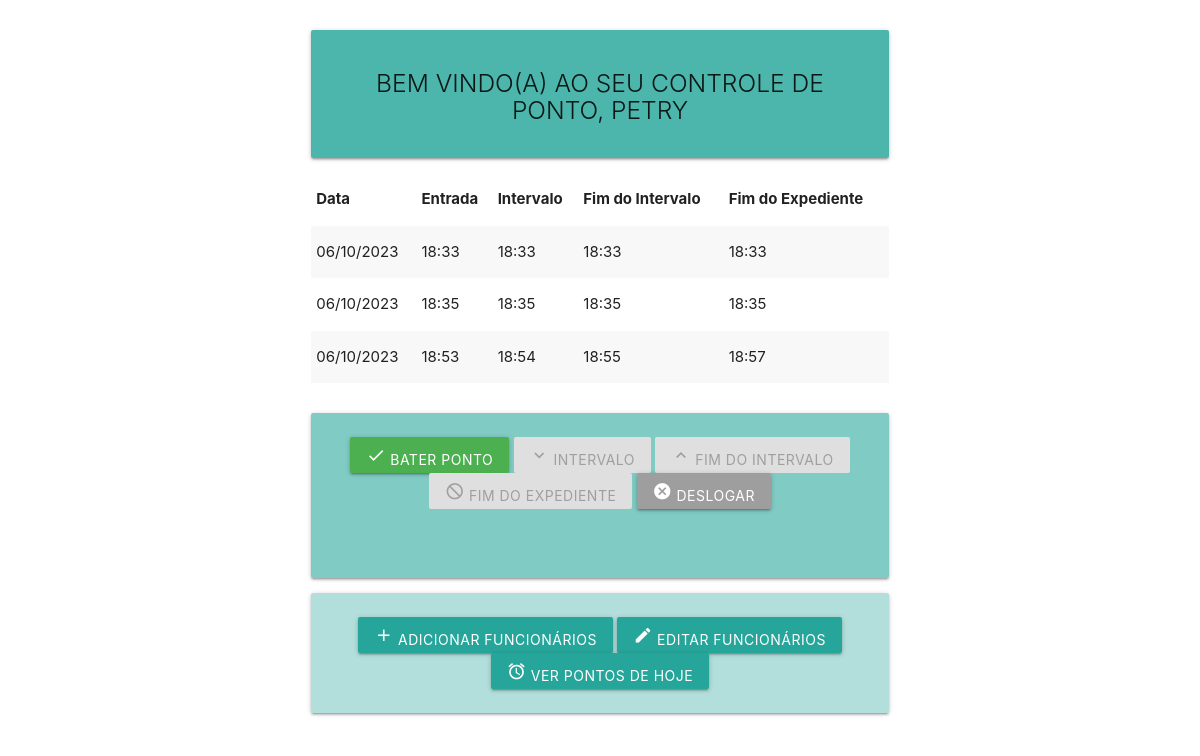
The app's page /cadastro.php (signed in) with its own data.
### tables this page shows
CREATE TABLE IF NOT EXISTS `ponto` (
  `login` varchar(50) DEFAULT NULL,
  `dia` varchar(50) DEFAULT NULL,
  `entrada` varchar(50) DEFAULT NULL,
  `intervalo` varchar(50) DEFAULT NULL,
  `fim_intervalo` varchar(50) DEFAULT NULL,
  `fim_expediente` varchar(50) DEFAULT NULL
);

### cadastro.php (the view, shortened to what this page needs)
<?php
include_once 'includes/header.php';
include_once 'restrito/header_restrito.php';
$login = $_SESSION['login'];
$mostrarlogin = strtoupper($login);
?>
<br>
<div class="row">
    <div class="col s12 m6 push-m3 ">
        <div class="card-panel teal lighten-2">
            <h5 class="light center"><?php echo "BEM VINDO(A) AO SEU CONTROLE DE PONTO, $mostrarlogin"; ?> </h5>
        </div>
        <table class="striped">
            <thead>
                <tr>
                <th>Data</th>
                <th>Entrada</th>
                <th>Intervalo</th>
                <th>Fim do Intervalo</th>
                <th>Fim do Expediente</th>
                </tr>
            </thead>
            <tbody>
                <?php
                $sql = "SELECT * FROM ponto WHERE login = '$login' ";
                $resultado = mysqli_query($connect, $sql);
                while($dados = mysqli_fetch_array($resultado)):
                ?>
                <tr>
                    <td><?php echo $dados['dia']; ?></td>
                    <td><?php echo $dados['entrada']; ?></td>
                    <td><?php echo $dados['intervalo']; ?></td>
                    <td><?php echo $dados['fim_intervalo']; ?></td>
                    <td><?php echo $dados['fim_expediente']; ?></td>
                </tr>
                <?php
                endwhile;
                ?>
            </tbody>
        </table>
        <br>
        <?php
        $colors = ["btn green", "btn orange", "btn", "btn black", "btn red"];
        $disable = "btn grey";
        if (!$_SESSION['bp'] == $colors['0']):
            $btn_color = [$colors['0'], $disable, $disable, $disable, $disable];
            $btn_able = ["", "disabled", "disabled", "disabled", "disabled" ];
        endif;
        if($_SESSION['nivel'] == "adm"):
            $adm_able = "";
        else:
            $adm_able = "disabled";
        endif;
        ?>
        <form action="restrito/novoponto.php" method="POST">
        <div class="card-panel teal lighten-3"><center>
        <button name="btn-ponto"class="<?php echo $btn_color['0']; ?>" <?php echo $btn_able['0']; ?> ><i class="material-icons">check</i> Bater Ponto</button>
        <button name="btn-intervalo"class="<?php echo $btn_color['1']; ?>" <?php echo $btn_able['1']; ?> ><i class="material-icons">expand_more</i> Intervalo</button>
        <button name="btn-fim-intervalo"class="<?php echo $btn_color['2']; ?>" <?php echo $btn_able['2']; ?> ><i class="material-icons">expand_less</i> Fim do Intervalo</button>
        <button name="btn-fim-expediente"class="<?php echo $btn_color['3']; ?>" <?php echo $btn_able['3']; ?>><i class="material-icons">not_interested</i> Fim do Expediente</button>
        <button name="btn-deslogar"class="<?php echo $btn_color['4']; ?>"  ><i class="material-icons">cancel</i> Deslogar</button><br><br><br>
        </div></center><center>
        <div class="card-panel teal lighten-4">
        <button name="btn-adicionar"class="btn" <?php echo $adm_able; ?> ><i class="material-icons">add</i> Adicionar Funcionários</button>
        <button name="btn-editar"class="btn" <?php echo $adm_able; ?> ><i class="material-icons">edit</i> Editar Funcionários</button>
        <button name="btn-verpontos"class="btn" <?php echo $adm_able; ?> ><i class="material-icons">access_alarm</i> Ver pontos de hoje</button>
        </div><center>
        </form>
<?php
include_once 'includes/footer.php';
?>

### includes/header.php (shortened to what this page needs)
<!DOCTYPE html>
  <html>
    <head>
      <link rel="stylesheet" href="https://cdnjs.cloudflare.com/ajax/libs/materialize/1.0.0/css/materialize.min.css">
    </head>
    <body>

### includes/footer.php (shortened to what this page needs)
  </body>
</html>

### records on screen
ponto: dia "06/10/2023", entrada "18:33", intervalo "18:33", fim_intervalo "18:33", fim_expediente "18:33"
ponto: dia "06/10/2023", entrada "18:35", intervalo "18:35", fim_intervalo "18:35", fim_expediente "18:35"
ponto: dia "06/10/2023", entrada "18:53", intervalo "18:54", fim_intervalo "18:55", fim_expediente "18:57"

### other values on screen
$mostrarlogin "PETRY"
